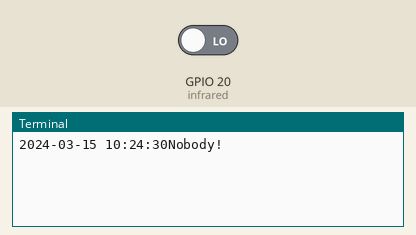
A program run on a simulated Raspberry Pi (BCM pin numbers). Parts: the last lines printed to the terminal. Inputs (shaded band) come from the test bench; at power-on: GPIO 20 (infrared) LOW. The clock reads 2024-03-15 10:24:30 at power-on unless the program sets it.

Above: at 1.2 s.
1.3 s: GPIO 20 (infrared) driven HIGH
At 5.8 s:
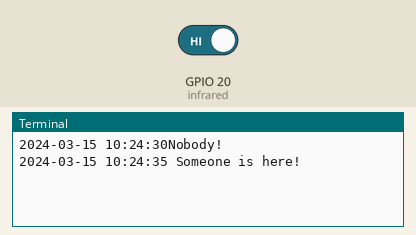
11.5 s: GPIO 20 (infrared) driven LOW
At 15.8 s:
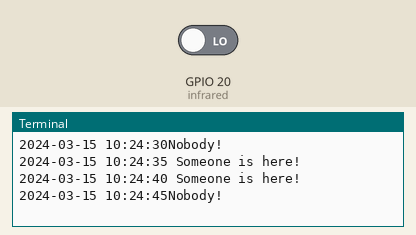

The program:

HC-SR501.py
```python
import RPi.GPIO as GPIO
import time
time_out = 5
infrared = 20
GPIO.setwarnings(False)
GPIO.setmode(GPIO.BCM)
GPIO.setup(infrared, GPIO.IN)
try:
    while True:
        if GPIO.input(infrared) == True:
            print(time.strftime('%Y-%m-%d %H:%M:%S',time.localtime(time.time())) + " Someone is here!")
        else:
            print(time.strftime('%Y-%m-%d %H:%M:%S',time.localtime(time.time()))+ "Nobody!")
        time.sleep(time_out)
except KeyboardInterrupt:
    print("done")
    GPIO.cleanup()
```

Measured:
- after the input at 1.3 s, the terminal: prints a new line after 3.7 s (image 1)
- after the input at 11.5 s, the terminal: prints a new line after 3.5 s (image 2)
